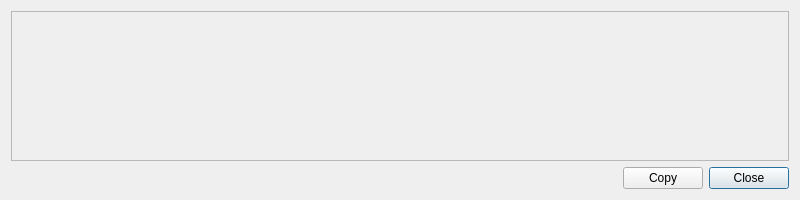
<?xml version="1.0" encoding="UTF-8"?>
<ui version="4.0">
 <class>PreviewCodeDialog</class>
 <widget class="QDialog" name="PreviewCodeDialog">
  <property name="geometry">
   <rect>
    <x>0</x>
    <y>0</y>
    <width>800</width>
    <height>200</height>
   </rect>
  </property>
  <property name="windowTitle">
   <string>Information about the bonus </string>
  </property>
  <layout class="QVBoxLayout" name="verticalLayout">
   <item>
    <widget class="QFrame" name="PreviewCodeDialogframe">
     <property name="frameShape">
      <enum>QFrame::StyledPanel</enum>
     </property>
     <property name="frameShadow">
      <enum>QFrame::Raised</enum>
     </property>
     <layout class="QGridLayout" name="gridLayout_3">
      <item row="0" column="0">
       <layout class="QGridLayout" name="gridLayout_2">
        <item row="0" column="1">
         <widget class="QLabel" name="CodeSecond">
          <property name="cursor">
           <cursorShape>IBeamCursor</cursorShape>
          </property>
          <property name="text">
           <string/>
          </property>
          <property name="textInteractionFlags">
           <set>Qt::LinksAccessibleByMouse|Qt::TextSelectableByMouse</set>
          </property>
         </widget>
        </item>
        <item row="0" column="0">
         <widget class="QLabel" name="CodeFirst">
          <property name="text">
           <string/>
          </property>
          <property name="alignment">
           <set>Qt::AlignRight|Qt::AlignTrailing|Qt::AlignVCenter</set>
          </property>
         </widget>
        </item>
        <item row="1" column="0">
         <widget class="QLabel" name="AmountFirst">
          <property name="text">
           <string/>
          </property>
          <property name="alignment">
           <set>Qt::AlignRight|Qt::AlignTrailing|Qt::AlignVCenter</set>
          </property>
         </widget>
        </item>
        <item row="2" column="0">
         <widget class="QLabel" name="HashFirst">
          <property name="text">
           <string/>
          </property>
          <property name="alignment">
           <set>Qt::AlignRight|Qt::AlignTrailing|Qt::AlignVCenter</set>
          </property>
         </widget>
        </item>
        <item row="3" column="0">
         <widget class="QLabel" name="DateFirst">
          <property name="text">
           <string/>
          </property>
          <property name="alignment">
           <set>Qt::AlignRight|Qt::AlignTrailing|Qt::AlignVCenter</set>
          </property>
         </widget>
        </item>
        <item row="1" column="1">
         <widget class="QLabel" name="AmountSecond">
          <property name="cursor">
           <cursorShape>IBeamCursor</cursorShape>
          </property>
          <property name="text">
           <string/>
          </property>
          <property name="textInteractionFlags">
           <set>Qt::LinksAccessibleByMouse|Qt::TextSelectableByMouse</set>
          </property>
         </widget>
        </item>
        <item row="2" column="1">
         <widget class="QLabel" name="HashSecond">
          <property name="cursor">
           <cursorShape>IBeamCursor</cursorShape>
          </property>
          <property name="text">
           <string/>
          </property>
          <property name="textInteractionFlags">
           <set>Qt::LinksAccessibleByMouse|Qt::TextSelectableByMouse</set>
          </property>
         </widget>
        </item>
        <item row="3" column="1">
         <widget class="QLabel" name="DateSecond">
          <property name="cursor">
           <cursorShape>IBeamCursor</cursorShape>
          </property>
          <property name="text">
           <string/>
          </property>
          <property name="scaledContents">
           <bool>false</bool>
          </property>
          <property name="textInteractionFlags">
           <set>Qt::LinksAccessibleByMouse|Qt::TextSelectableByMouse</set>
          </property>
         </widget>
        </item>
       </layout>
      </item>
     </layout>
    </widget>
   </item>
   <item>
    <layout class="QGridLayout" name="gridLayout_4">
     <property name="sizeConstraint">
      <enum>QLayout::SetMinimumSize</enum>
     </property>
     <item row="0" column="0">
      <spacer name="horizontalSpacer">
       <property name="orientation">
        <enum>Qt::Horizontal</enum>
       </property>
       <property name="sizeHint" stdset="0">
        <size>
         <width>40</width>
         <height>20</height>
        </size>
       </property>
      </spacer>
     </item>
     <item row="0" column="2">
      <widget class="QPushButton" name="PreviewCodeDialogpushButton">
       <property name="locale">
        <locale language="English" country="UnitedStates"/>
       </property>
       <property name="text">
        <string>Close</string>
       </property>
      </widget>
     </item>
     <item row="0" column="1">
      <widget class="QPushButton" name="PreviewCodeDialogCopy">
       <property name="locale">
        <locale language="English" country="UnitedStates"/>
       </property>
       <property name="text">
        <string>Copy</string>
       </property>
      </widget>
     </item>
    </layout>
   </item>
  </layout>
 </widget>
 <resources/>
 <connections>
  <connection>
   <sender>PreviewCodeDialogpushButton</sender>
   <signal>clicked()</signal>
   <receiver>PreviewCodeDialog</receiver>
   <slot>close()</slot>
   <hints>
    <hint type="sourcelabel">
     <x>747</x>
     <y>160</y>
    </hint>
    <hint type="destinationlabel">
     <x>399</x>
     <y>99</y>
    </hint>
   </hints>
  </connection>
 </connections>
</ui>
